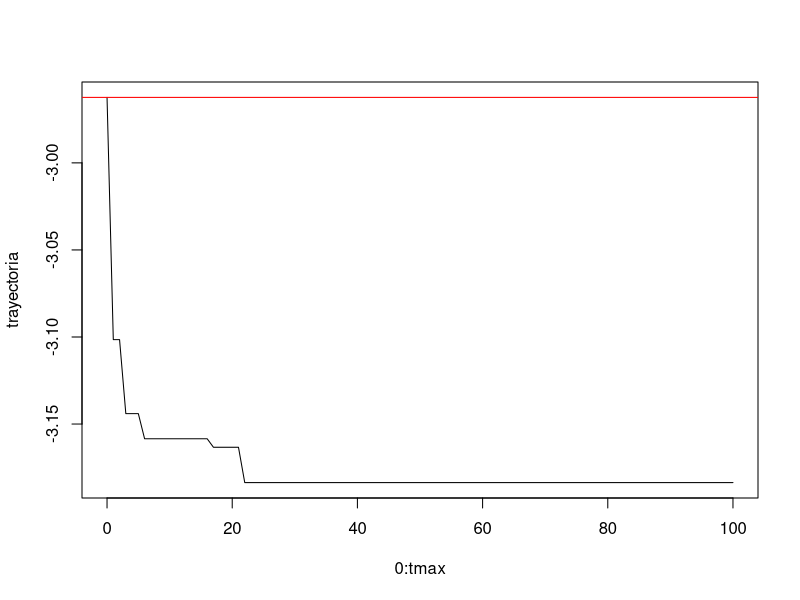

Here is the R script that generated this plot:
g <- function(x, y) { 
    return((((x + 0.5)^4 - 30 * x^2 - 20 * x + (y + 0.5)^4 - 30 * y^2 - 20 * y)/100) )
}

localsearch <- function(n){
    for (tiempo in 1:tmax) {
        d <- runif(1, 0, step)
        op = rbind(c(x - d, y), c( x + d, y), c(x, y - d), c(x, y + d))
        posibles = -g(op[,1], op[,2])
        npos = which( posibles == max(posibles) )
        nuevo = max(posibles) 
        if (nuevo > bestval) { # minimizamos
            bestpos <- op[npos,]
            bestval <- nuevo
        }
        trayectoria <<- c(trayectoria, -bestval)
    }
    return (c(bestpos, bestval))
}

low <- -6
high <- 5
tmax <- 100
x <- runif(1, low, high)
y <- runif(1, low, high)
step <- 0.3
bestpos <- c(x, y)
bestval <- -g(x, y)
trayectoria <<- c(-bestval)

localsearch(1)

png("prueba7.png", width=1000, height=300)
plot(0:tmax, trayectoria, type="l")
abline(h=-bestval, col="red")
graphics.off()
